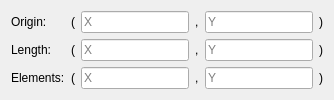
              <widget class="QWidget" name="Rectangular2D">
               <layout class="QGridLayout" name="gridLayout_3">
                <item row="1" column="2">
                 <widget class="QLineEdit" name="INLengthXR2D">
                  <property name="placeholderText">
                   <string>X</string>
                  </property>
                 </widget>
                </item>
                <item row="1" column="0">
                 <widget class="QLabel" name="LLengthR2D">
                  <property name="text">
                   <string>Length:</string>
                  </property>
                 </widget>
                </item>
                <item row="2" column="4">
                 <widget class="QLineEdit" name="INElementsYR2D">
                  <property name="placeholderText">
                   <string>Y</string>
                  </property>
                 </widget>
                </item>
                <item row="2" column="5">
                 <widget class="QLabel" name="label_14">
                  <property name="text">
                   <string>)</string>
                  </property>
                 </widget>
                </item>
                <item row="1" column="5">
                 <widget class="QLabel" name="label_11">
                  <property name="text">
                   <string>)</string>
                  </property>
                 </widget>
                </item>
                <item row="1" column="3">
                 <widget class="QLabel" name="label_10">
                  <property name="text">
                   <string>,</string>
                  </property>
                 </widget>
                </item>
                <item row="1" column="4">
                 <widget class="QLineEdit" name="INLengthYR2D">
                  <property name="placeholderText">
                   <string>Y</string>
                  </property>
                 </widget>
                </item>
                <item row="2" column="0">
                 <widget class="QLabel" name="LElementsR2D">
                  <property name="text">
                   <string>Elements:</string>
                  </property>
                 </widget>
                </item>
                <item row="2" column="3">
                 <widget class="QLabel" name="label_13">
                  <property name="text">
                   <string>,</string>
                  </property>
                 </widget>
                </item>
                <item row="2" column="2">
                 <widget class="QLineEdit" name="INElementsXR2D">
                  <property name="placeholderText">
                   <string>X</string>
                  </property>
                 </widget>
                </item>
                <item row="0" column="2">
                 <widget class="QLineEdit" name="INOriginXR2D">
                  <property name="placeholderText">
                   <string>X</string>
                  </property>
                 </widget>
                </item>
                <item row="0" column="4">
                 <widget class="QLineEdit" name="INOriginYR2D">
                  <property name="placeholderText">
                   <string>Y</string>
                  </property>
                 </widget>
                </item>
                <item row="0" column="3">
                 <widget class="QLabel" name="label_6">
                  <property name="text">
                   <string>,</string>
                  </property>
                 </widget>
                </item>
                <item row="0" column="5">
                 <widget class="QLabel" name="label_8">
                  <property name="text">
                   <string>)</string>
                  </property>
                 </widget>
                </item>
                <item row="0" column="0">
                 <widget class="QLabel" name="LOriginR2D">
                  <property name="text">
                   <string>&lt;html&gt;&lt;head/&gt;&lt;body&gt;&lt;p&gt;Origin:&lt;/p&gt;&lt;/body&gt;&lt;/html&gt;</string>
                  </property>
                 </widget>
                </item>
                <item row="0" column="1">
                 <widget class="QLabel" name="label_15">
                  <property name="text">
                   <string>(</string>
                  </property>
                 </widget>
                </item>
                <item row="1" column="1">
                 <widget class="QLabel" name="label_16">
                  <property name="text">
                   <string>(</string>
                  </property>
                 </widget>
                </item>
                <item row="2" column="1">
                 <widget class="QLabel" name="label_17">
                  <property name="text">
                   <string>(</string>
                  </property>
                 </widget>
                </item>
               </layout>
              </widget>
